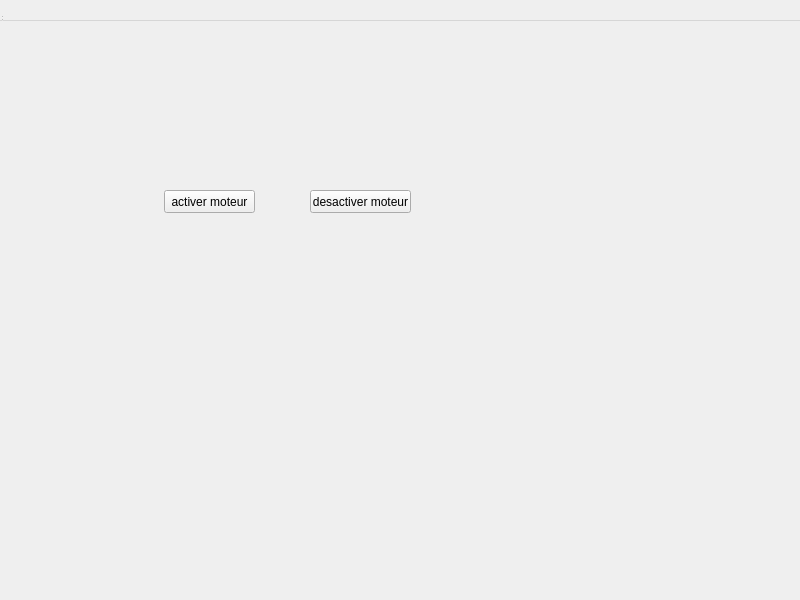
<?xml version="1.0" encoding="UTF-8"?>
<ui version="4.0">
 <class>tapis</class>
 <widget class="QWidget" name="tapis">
  <property name="geometry">
   <rect>
    <x>0</x>
    <y>0</y>
    <width>800</width>
    <height>600</height>
   </rect>
  </property>
  <property name="windowTitle">
   <string>MainWindow</string>
  </property>
  <widget class="QWidget" name="centralwidget">
   <widget class="QPushButton" name="activer_bip">
    <property name="geometry">
     <rect>
      <x>164</x>
      <y>190</y>
      <width>91</width>
      <height>23</height>
     </rect>
    </property>
    <property name="text">
     <string>activer moteur</string>
    </property>
   </widget>
   <widget class="QPushButton" name="des_bip">
    <property name="geometry">
     <rect>
      <x>310</x>
      <y>190</y>
      <width>101</width>
      <height>23</height>
     </rect>
    </property>
    <property name="text">
     <string>desactiver moteur</string>
    </property>
   </widget>
   <widget class="QLabel" name="label_msg">
    <property name="geometry">
     <rect>
      <x>190</x>
      <y>142</y>
      <width>251</width>
      <height>21</height>
     </rect>
    </property>
    <property name="text">
     <string/>
    </property>
   </widget>
  </widget>
  <widget class="QMenuBar" name="menubar">
   <property name="geometry">
    <rect>
     <x>0</x>
     <y>0</y>
     <width>800</width>
     <height>21</height>
    </rect>
   </property>
  </widget>
  <widget class="QStatusBar" name="statusbar"/>
 </widget>
 <resources/>
 <connections/>
</ui>
